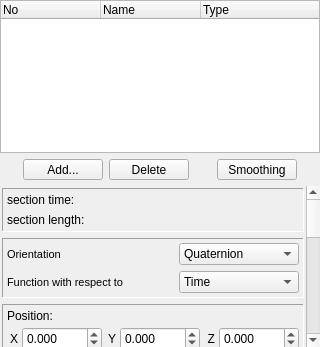
<?xml version="1.0" encoding="UTF-8"?>
<ui version="4.0">
 <class>trackWidget</class>
 <widget class="QWidget" name="trackWidget">
  <property name="geometry">
   <rect>
    <x>0</x>
    <y>0</y>
    <width>320</width>
    <height>347</height>
   </rect>
  </property>
  <property name="focusPolicy">
   <enum>Qt::StrongFocus</enum>
  </property>
  <property name="windowTitle">
   <string>Form</string>
  </property>
  <layout class="QVBoxLayout" name="verticalLayout">
   <property name="margin">
    <number>0</number>
   </property>
   <item>
    <widget class="myTreeWidget" name="sectionListWidget">
     <property name="sizePolicy">
      <sizepolicy hsizetype="Expanding" vsizetype="Expanding">
       <horstretch>0</horstretch>
       <verstretch>0</verstretch>
      </sizepolicy>
     </property>
     <property name="minimumSize">
      <size>
       <width>0</width>
       <height>0</height>
      </size>
     </property>
     <property name="maximumSize">
      <size>
       <width>16777215</width>
       <height>16777215</height>
      </size>
     </property>
     <property name="baseSize">
      <size>
       <width>0</width>
       <height>0</height>
      </size>
     </property>
     <property name="contextMenuPolicy">
      <enum>Qt::CustomContextMenu</enum>
     </property>
     <property name="selectionBehavior">
      <enum>QAbstractItemView::SelectRows</enum>
     </property>
     <property name="rootIsDecorated">
      <bool>false</bool>
     </property>
     <property name="columnCount">
      <number>3</number>
     </property>
     <attribute name="headerMinimumSectionSize">
      <number>30</number>
     </attribute>
     <column>
      <property name="text">
       <string notr="true">No</string>
      </property>
     </column>
     <column>
      <property name="text">
       <string>Name</string>
      </property>
     </column>
     <column>
      <property name="text">
       <string>Type</string>
      </property>
     </column>
    </widget>
   </item>
   <item>
    <layout class="QHBoxLayout" name="buttonFrame">
     <property name="topMargin">
      <number>0</number>
     </property>
     <item>
      <spacer name="horizontalSpacer">
       <property name="orientation">
        <enum>Qt::Horizontal</enum>
       </property>
       <property name="sizeHint" stdset="0">
        <size>
         <width>40</width>
         <height>20</height>
        </size>
       </property>
      </spacer>
     </item>
     <item>
      <widget class="QPushButton" name="addButton">
       <property name="minimumSize">
        <size>
         <width>80</width>
         <height>0</height>
        </size>
       </property>
       <property name="maximumSize">
        <size>
         <width>80</width>
         <height>21</height>
        </size>
       </property>
       <property name="text">
        <string>Add...</string>
       </property>
      </widget>
     </item>
     <item>
      <widget class="QPushButton" name="deleteButton">
       <property name="maximumSize">
        <size>
         <width>80</width>
         <height>21</height>
        </size>
       </property>
       <property name="text">
        <string>Delete</string>
       </property>
      </widget>
     </item>
     <item>
      <spacer name="horizontalSpacer_5">
       <property name="orientation">
        <enum>Qt::Horizontal</enum>
       </property>
       <property name="sizeHint" stdset="0">
        <size>
         <width>40</width>
         <height>20</height>
        </size>
       </property>
      </spacer>
     </item>
     <item>
      <widget class="QPushButton" name="smoothButton">
       <property name="maximumSize">
        <size>
         <width>80</width>
         <height>21</height>
        </size>
       </property>
       <property name="text">
        <string>Smoothing</string>
       </property>
       <property name="autoDefault">
        <bool>false</bool>
       </property>
       <property name="default">
        <bool>false</bool>
       </property>
       <property name="flat">
        <bool>false</bool>
       </property>
      </widget>
     </item>
     <item>
      <spacer name="horizontalSpacer_2">
       <property name="orientation">
        <enum>Qt::Horizontal</enum>
       </property>
       <property name="sizeHint" stdset="0">
        <size>
         <width>40</width>
         <height>20</height>
        </size>
       </property>
      </spacer>
     </item>
    </layout>
   </item>
   <item>
    <widget class="QScrollArea" name="scrollArea">
     <property name="enabled">
      <bool>true</bool>
     </property>
     <property name="sizePolicy">
      <sizepolicy hsizetype="Ignored" vsizetype="Expanding">
       <horstretch>0</horstretch>
       <verstretch>0</verstretch>
      </sizepolicy>
     </property>
     <property name="maximumSize">
      <size>
       <width>16777215</width>
       <height>200</height>
      </size>
     </property>
     <property name="frameShape">
      <enum>QFrame::NoFrame</enum>
     </property>
     <property name="frameShadow">
      <enum>QFrame::Sunken</enum>
     </property>
     <property name="horizontalScrollBarPolicy">
      <enum>Qt::ScrollBarAlwaysOff</enum>
     </property>
     <property name="widgetResizable">
      <bool>true</bool>
     </property>
     <property name="alignment">
      <set>Qt::AlignLeading|Qt::AlignLeft|Qt::AlignVCenter</set>
     </property>
     <widget class="QWidget" name="scrollAreaWidgetContents">
      <property name="geometry">
       <rect>
        <x>0</x>
        <y>0</y>
        <width>304</width>
        <height>559</height>
       </rect>
      </property>
      <property name="sizePolicy">
       <sizepolicy hsizetype="Minimum" vsizetype="Maximum">
        <horstretch>0</horstretch>
        <verstretch>0</verstretch>
       </sizepolicy>
      </property>
      <layout class="QVBoxLayout" name="verticalLayout_3">
       <property name="margin">
        <number>2</number>
       </property>
       <item>
        <widget class="QFrame" name="sectionFrame">
         <property name="sizePolicy">
          <sizepolicy hsizetype="Preferred" vsizetype="Minimum">
           <horstretch>0</horstretch>
           <verstretch>0</verstretch>
          </sizepolicy>
         </property>
         <property name="frameShape">
          <enum>QFrame::Panel</enum>
         </property>
         <property name="frameShadow">
          <enum>QFrame::Sunken</enum>
         </property>
         <layout class="QGridLayout" name="gridLayout_2">
          <property name="margin">
           <number>4</number>
          </property>
          <item row="0" column="0">
           <widget class="QLabel" name="timeInfo">
            <property name="text">
             <string>section time:</string>
            </property>
           </widget>
          </item>
          <item row="0" column="1">
           <widget class="QLabel" name="timeLabel">
            <property name="text">
             <string/>
            </property>
           </widget>
          </item>
          <item row="1" column="0">
           <widget class="QLabel" name="lengthInfo">
            <property name="text">
             <string>section length:</string>
            </property>
           </widget>
          </item>
          <item row="1" column="1">
           <widget class="QLabel" name="lengthLabel">
            <property name="text">
             <string/>
            </property>
           </widget>
          </item>
         </layout>
        </widget>
       </item>
       <item>
        <widget class="QFrame" name="optionsFrame">
         <property name="sizePolicy">
          <sizepolicy hsizetype="Preferred" vsizetype="Minimum">
           <horstretch>0</horstretch>
           <verstretch>0</verstretch>
          </sizepolicy>
         </property>
         <property name="minimumSize">
          <size>
           <width>0</width>
           <height>60</height>
          </size>
         </property>
         <property name="frameShape">
          <enum>QFrame::Panel</enum>
         </property>
         <property name="frameShadow">
          <enum>QFrame::Sunken</enum>
         </property>
         <layout class="QGridLayout" name="gridLayout_6">
          <property name="margin">
           <number>4</number>
          </property>
          <item row="0" column="0">
           <widget class="QLabel" name="orientationLabel">
            <property name="font">
             <font>
              <pointsize>8</pointsize>
             </font>
            </property>
            <property name="text">
             <string>Orientation</string>
            </property>
           </widget>
          </item>
          <item row="0" column="1">
           <widget class="QComboBox" name="orientationBox">
            <property name="maximumSize">
             <size>
              <width>120</width>
              <height>16777215</height>
             </size>
            </property>
            <property name="focusPolicy">
             <enum>Qt::NoFocus</enum>
            </property>
            <item>
             <property name="text">
              <string>Quaternion</string>
             </property>
            </item>
            <item>
             <property name="text">
              <string>Euler</string>
             </property>
            </item>
           </widget>
          </item>
          <item row="1" column="0">
           <widget class="QLabel" name="functionLabel">
            <property name="font">
             <font>
              <pointsize>8</pointsize>
             </font>
            </property>
            <property name="text">
             <string>Function with respect to</string>
            </property>
           </widget>
          </item>
          <item row="1" column="1">
           <widget class="QComboBox" name="argumentBox">
            <property name="maximumSize">
             <size>
              <width>120</width>
              <height>16777215</height>
             </size>
            </property>
            <property name="focusPolicy">
             <enum>Qt::NoFocus</enum>
            </property>
            <item>
             <property name="text">
              <string>Time</string>
             </property>
            </item>
            <item>
             <property name="text">
              <string>Distance</string>
             </property>
            </item>
           </widget>
          </item>
         </layout>
        </widget>
       </item>
       <item>
        <widget class="QFrame" name="anchorFrame">
         <property name="sizePolicy">
          <sizepolicy hsizetype="Preferred" vsizetype="Minimum">
           <horstretch>0</horstretch>
           <verstretch>0</verstretch>
          </sizepolicy>
         </property>
         <property name="frameShape">
          <enum>QFrame::Panel</enum>
         </property>
         <property name="frameShadow">
          <enum>QFrame::Sunken</enum>
         </property>
         <layout class="QGridLayout" name="gridLayout">
          <property name="margin">
           <number>4</number>
          </property>
          <property name="spacing">
           <number>4</number>
          </property>
          <item row="0" column="0" colspan="6">
           <widget class="QLabel" name="posLabel">
            <property name="maximumSize">
             <size>
              <width>16777215</width>
              <height>1677215</height>
             </size>
            </property>
            <property name="text">
             <string>Position:</string>
            </property>
           </widget>
          </item>
          <item row="1" column="4">
           <widget class="QLabel" name="zLabel">
            <property name="layoutDirection">
             <enum>Qt::LeftToRight</enum>
            </property>
            <property name="text">
             <string>Z</string>
            </property>
            <property name="alignment">
             <set>Qt::AlignRight|Qt::AlignTrailing|Qt::AlignVCenter</set>
            </property>
           </widget>
          </item>
          <item row="1" column="3">
           <widget class="myQDoubleSpinBox" name="yBox">
            <property name="maximumSize">
             <size>
              <width>80</width>
              <height>16777215</height>
             </size>
            </property>
            <property name="focusPolicy">
             <enum>Qt::WheelFocus</enum>
            </property>
            <property name="contextMenuPolicy">
             <enum>Qt::NoContextMenu</enum>
            </property>
            <property name="decimals">
             <number>3</number>
            </property>
            <property name="minimum">
             <double>-9999.989999999999782</double>
            </property>
            <property name="maximum">
             <double>9999.989999999999782</double>
            </property>
           </widget>
          </item>
          <item row="1" column="2">
           <widget class="QLabel" name="yLabel">
            <property name="text">
             <string>Y</string>
            </property>
            <property name="alignment">
             <set>Qt::AlignRight|Qt::AlignTrailing|Qt::AlignVCenter</set>
            </property>
           </widget>
          </item>
          <item row="1" column="0">
           <widget class="QLabel" name="xLabel">
            <property name="text">
             <string>X</string>
            </property>
            <property name="alignment">
             <set>Qt::AlignRight|Qt::AlignTrailing|Qt::AlignVCenter</set>
            </property>
           </widget>
          </item>
          <item row="1" column="1">
           <widget class="myQDoubleSpinBox" name="xBox">
            <property name="maximumSize">
             <size>
              <width>80</width>
              <height>16777215</height>
             </size>
            </property>
            <property name="focusPolicy">
             <enum>Qt::WheelFocus</enum>
            </property>
            <property name="contextMenuPolicy">
             <enum>Qt::NoContextMenu</enum>
            </property>
            <property name="decimals">
             <number>3</number>
            </property>
            <property name="minimum">
             <double>-9999.989999999999782</double>
            </property>
            <property name="maximum">
             <double>9999.989999999999782</double>
            </property>
           </widget>
          </item>
          <item row="1" column="5">
           <widget class="myQDoubleSpinBox" name="zBox">
            <property name="maximumSize">
             <size>
              <width>80</width>
              <height>16777215</height>
             </size>
            </property>
            <property name="focusPolicy">
             <enum>Qt::WheelFocus</enum>
            </property>
            <property name="contextMenuPolicy">
             <enum>Qt::NoContextMenu</enum>
            </property>
            <property name="decimals">
             <number>3</number>
            </property>
            <property name="minimum">
             <double>-9999.989999999999782</double>
            </property>
            <property name="maximum">
             <double>9999.989999999999782</double>
            </property>
           </widget>
          </item>
          <item row="2" column="0">
           <widget class="QLabel" name="rLabel">
            <property name="text">
             <string>R</string>
            </property>
            <property name="alignment">
             <set>Qt::AlignRight|Qt::AlignTrailing|Qt::AlignVCenter</set>
            </property>
           </widget>
          </item>
          <item row="2" column="1">
           <widget class="myQDoubleSpinBox" name="rBox">
            <property name="maximumSize">
             <size>
              <width>80</width>
              <height>16777215</height>
             </size>
            </property>
            <property name="focusPolicy">
             <enum>Qt::WheelFocus</enum>
            </property>
            <property name="contextMenuPolicy">
             <enum>Qt::NoContextMenu</enum>
            </property>
            <property name="suffix">
             <string>°</string>
            </property>
            <property name="decimals">
             <number>3</number>
            </property>
            <property name="minimum">
             <double>-1800.000000000000000</double>
            </property>
            <property name="maximum">
             <double>1800.000000000000000</double>
            </property>
            <property name="value">
             <double>0.000000000000000</double>
            </property>
           </widget>
          </item>
          <item row="2" column="2">
           <widget class="QLabel" name="pLabel">
            <property name="text">
             <string>P</string>
            </property>
            <property name="alignment">
             <set>Qt::AlignRight|Qt::AlignTrailing|Qt::AlignVCenter</set>
            </property>
           </widget>
          </item>
          <item row="2" column="3">
           <widget class="myQDoubleSpinBox" name="pBox">
            <property name="focusPolicy">
             <enum>Qt::WheelFocus</enum>
            </property>
            <property name="contextMenuPolicy">
             <enum>Qt::NoContextMenu</enum>
            </property>
            <property name="suffix">
             <string>°</string>
            </property>
            <property name="decimals">
             <number>3</number>
            </property>
            <property name="minimum">
             <double>-90.000000000000000</double>
            </property>
            <property name="maximum">
             <double>90.000000000000000</double>
            </property>
           </widget>
          </item>
          <item row="2" column="4">
           <widget class="QLabel" name="jLabel">
            <property name="layoutDirection">
             <enum>Qt::LeftToRight</enum>
            </property>
            <property name="text">
             <string>J</string>
            </property>
            <property name="alignment">
             <set>Qt::AlignRight|Qt::AlignTrailing|Qt::AlignVCenter</set>
            </property>
           </widget>
          </item>
          <item row="2" column="5">
           <widget class="myQDoubleSpinBox" name="jBox">
            <property name="maximumSize">
             <size>
              <width>80</width>
              <height>16777215</height>
             </size>
            </property>
            <property name="focusPolicy">
             <enum>Qt::WheelFocus</enum>
            </property>
            <property name="contextMenuPolicy">
             <enum>Qt::NoContextMenu</enum>
            </property>
            <property name="suffix">
             <string>°</string>
            </property>
            <property name="decimals">
             <number>3</number>
            </property>
            <property name="minimum">
             <double>-1800.000000000000000</double>
            </property>
            <property name="maximum">
             <double>1800.000000000000000</double>
            </property>
           </widget>
          </item>
          <item row="4" column="0" colspan="3">
           <widget class="QLabel" name="label">
            <property name="text">
             <string>Speed:</string>
            </property>
           </widget>
          </item>
          <item row="6" column="0" colspan="6">
           <layout class="QGridLayout" name="gridLayout_7">
            <property name="leftMargin">
             <number>0</number>
            </property>
            <property name="topMargin">
             <number>0</number>
            </property>
            <property name="rightMargin">
             <number>0</number>
            </property>
            <property name="bottomMargin">
             <number>5</number>
            </property>
            <item row="0" column="1">
             <widget class="myQDoubleSpinBox" name="normalBox">
              <property name="maximumSize">
               <size>
                <width>80</width>
                <height>16777215</height>
               </size>
              </property>
              <property name="focusPolicy">
               <enum>Qt::WheelFocus</enum>
              </property>
              <property name="contextMenuPolicy">
               <enum>Qt::NoContextMenu</enum>
              </property>
              <property name="suffix">
               <string>g</string>
              </property>
              <property name="decimals">
               <number>3</number>
              </property>
              <property name="minimum">
               <double>-20.000000000000000</double>
              </property>
              <property name="maximum">
               <double>20.000000000000000</double>
              </property>
              <property name="singleStep">
               <double>0.100000000000000</double>
              </property>
             </widget>
            </item>
            <item row="0" column="2">
             <spacer name="horizontalSpacer_3">
              <property name="orientation">
               <enum>Qt::Horizontal</enum>
              </property>
              <property name="sizeType">
               <enum>QSizePolicy::Fixed</enum>
              </property>
              <property name="sizeHint" stdset="0">
               <size>
                <width>20</width>
                <height>20</height>
               </size>
              </property>
             </spacer>
            </item>
            <item row="0" column="3">
             <widget class="QLabel" name="lateralLabel">
              <property name="layoutDirection">
               <enum>Qt::LeftToRight</enum>
              </property>
              <property name="text">
               <string>Lateral</string>
              </property>
              <property name="alignment">
               <set>Qt::AlignLeading|Qt::AlignLeft|Qt::AlignVCenter</set>
              </property>
             </widget>
            </item>
            <item row="0" column="4">
             <widget class="myQDoubleSpinBox" name="lateralBox">
              <property name="maximumSize">
               <size>
                <width>80</width>
                <height>16777215</height>
               </size>
              </property>
              <property name="focusPolicy">
               <enum>Qt::WheelFocus</enum>
              </property>
              <property name="contextMenuPolicy">
               <enum>Qt::NoContextMenu</enum>
              </property>
              <property name="suffix">
               <string>g</string>
              </property>
              <property name="decimals">
               <number>3</number>
              </property>
              <property name="minimum">
               <double>-15.000000000000000</double>
              </property>
              <property name="maximum">
               <double>15.000000000000000</double>
              </property>
              <property name="singleStep">
               <double>0.100000000000000</double>
              </property>
             </widget>
            </item>
            <item row="0" column="0">
             <widget class="QLabel" name="normalLabel">
              <property name="text">
               <string>Normal</string>
              </property>
              <property name="alignment">
               <set>Qt::AlignLeading|Qt::AlignLeft|Qt::AlignVCenter</set>
              </property>
             </widget>
            </item>
            <item row="1" column="0">
             <widget class="QLabel" name="pitchChangeLabel">
              <property name="text">
               <string>P/s</string>
              </property>
              <property name="alignment">
               <set>Qt::AlignLeading|Qt::AlignLeft|Qt::AlignVCenter</set>
              </property>
             </widget>
            </item>
            <item row="1" column="1">
             <widget class="myQDoubleSpinBox" name="pitchChangeBox">
              <property name="maximumSize">
               <size>
                <width>80</width>
                <height>16777215</height>
               </size>
              </property>
              <property name="focusPolicy">
               <enum>Qt::WheelFocus</enum>
              </property>
              <property name="contextMenuPolicy">
               <enum>Qt::NoContextMenu</enum>
              </property>
              <property name="suffix">
               <string>°/s</string>
              </property>
              <property name="decimals">
               <number>3</number>
              </property>
              <property name="minimum">
               <double>-1000000000.000000000000000</double>
              </property>
              <property name="maximum">
               <double>1000000000.000000000000000</double>
              </property>
             </widget>
            </item>
            <item row="1" column="2">
             <spacer name="horizontalSpacer_4">
              <property name="orientation">
               <enum>Qt::Horizontal</enum>
              </property>
              <property name="sizeType">
               <enum>QSizePolicy::Fixed</enum>
              </property>
              <property name="sizeHint" stdset="0">
               <size>
                <width>20</width>
                <height>20</height>
               </size>
              </property>
             </spacer>
            </item>
            <item row="1" column="3">
             <widget class="QLabel" name="yawChangeLabel">
              <property name="layoutDirection">
               <enum>Qt::LeftToRight</enum>
              </property>
              <property name="text">
               <string>J/s</string>
              </property>
              <property name="alignment">
               <set>Qt::AlignLeading|Qt::AlignLeft|Qt::AlignVCenter</set>
              </property>
             </widget>
            </item>
            <item row="1" column="4">
             <widget class="myQDoubleSpinBox" name="yawChangeBox">
              <property name="maximumSize">
               <size>
                <width>80</width>
                <height>16777215</height>
               </size>
              </property>
              <property name="focusPolicy">
               <enum>Qt::WheelFocus</enum>
              </property>
              <property name="contextMenuPolicy">
               <enum>Qt::NoContextMenu</enum>
              </property>
              <property name="suffix">
               <string>°/s</string>
              </property>
              <property name="decimals">
               <number>3</number>
              </property>
              <property name="minimum">
               <double>-1000000000.000000000000000</double>
              </property>
              <property name="maximum">
               <double>1000000000.000000000000000</double>
              </property>
             </widget>
            </item>
           </layout>
          </item>
          <item row="4" column="3">
           <widget class="myQDoubleSpinBox" name="anchorSpeedBox">
            <property name="maximumSize">
             <size>
              <width>80</width>
              <height>16777215</height>
             </size>
            </property>
            <property name="focusPolicy">
             <enum>Qt::WheelFocus</enum>
            </property>
            <property name="contextMenuPolicy">
             <enum>Qt::NoContextMenu</enum>
            </property>
            <property name="decimals">
             <number>3</number>
            </property>
            <property name="minimum">
             <double>0.100000000000000</double>
            </property>
            <property name="maximum">
             <double>500.000000000000000</double>
            </property>
           </widget>
          </item>
         </layout>
        </widget>
       </item>
       <item>
        <widget class="QFrame" name="curvedFrame">
         <property name="sizePolicy">
          <sizepolicy hsizetype="Preferred" vsizetype="Minimum">
           <horstretch>0</horstretch>
           <verstretch>0</verstretch>
          </sizepolicy>
         </property>
         <property name="frameShape">
          <enum>QFrame::Panel</enum>
         </property>
         <property name="frameShadow">
          <enum>QFrame::Sunken</enum>
         </property>
         <layout class="QGridLayout" name="gridLayout_5">
          <property name="margin">
           <number>4</number>
          </property>
          <item row="0" column="0">
           <widget class="QCheckBox" name="curvedSpeedCheck">
            <property name="focusPolicy">
             <enum>Qt::NoFocus</enum>
            </property>
            <property name="text">
             <string>fixed speed</string>
            </property>
           </widget>
          </item>
          <item row="0" column="1">
           <widget class="myQDoubleSpinBox" name="curvedSpeedBox">
            <property name="focusPolicy">
             <enum>Qt::WheelFocus</enum>
            </property>
            <property name="contextMenuPolicy">
             <enum>Qt::NoContextMenu</enum>
            </property>
            <property name="decimals">
             <number>3</number>
            </property>
            <property name="minimum">
             <double>0.100000000000000</double>
            </property>
            <property name="maximum">
             <double>500.000000000000000</double>
            </property>
           </widget>
          </item>
          <item row="1" column="0">
           <widget class="QLabel" name="curvedRadiusLabel">
            <property name="text">
             <string>Track Radius:</string>
            </property>
           </widget>
          </item>
          <item row="4" column="0">
           <widget class="QLabel" name="curvedLeadInLabel">
            <property name="text">
             <string>Lead In:</string>
            </property>
           </widget>
          </item>
          <item row="4" column="1">
           <widget class="myQDoubleSpinBox" name="curvedLeadInBox">
            <property name="focusPolicy">
             <enum>Qt::WheelFocus</enum>
            </property>
            <property name="contextMenuPolicy">
             <enum>Qt::NoContextMenu</enum>
            </property>
            <property name="suffix">
             <string>°</string>
            </property>
            <property name="decimals">
             <number>3</number>
            </property>
            <property name="maximum">
             <double>500.000000000000000</double>
            </property>
           </widget>
          </item>
          <item row="5" column="0">
           <widget class="QLabel" name="curvedLeadOutLabel">
            <property name="text">
             <string>Lead Out:</string>
            </property>
           </widget>
          </item>
          <item row="5" column="1">
           <widget class="myQDoubleSpinBox" name="curvedLeadOutBox">
            <property name="focusPolicy">
             <enum>Qt::WheelFocus</enum>
            </property>
            <property name="contextMenuPolicy">
             <enum>Qt::NoContextMenu</enum>
            </property>
            <property name="suffix">
             <string>°</string>
            </property>
            <property name="decimals">
             <number>3</number>
            </property>
            <property name="maximum">
             <double>500.000000000000000</double>
            </property>
           </widget>
          </item>
          <item row="2" column="1">
           <widget class="myQDoubleSpinBox" name="curvedAngleBox">
            <property name="focusPolicy">
             <enum>Qt::WheelFocus</enum>
            </property>
            <property name="contextMenuPolicy">
             <enum>Qt::NoContextMenu</enum>
            </property>
            <property name="suffix">
             <string>°</string>
            </property>
            <property name="decimals">
             <number>3</number>
            </property>
            <property name="minimum">
             <double>1.000000000000000</double>
            </property>
            <property name="maximum">
             <double>5000.000000000000000</double>
            </property>
           </widget>
          </item>
          <item row="1" column="1">
           <widget class="myQDoubleSpinBox" name="curvedRadiusBox">
            <property name="focusPolicy">
             <enum>Qt::WheelFocus</enum>
            </property>
            <property name="contextMenuPolicy">
             <enum>Qt::NoContextMenu</enum>
            </property>
            <property name="decimals">
             <number>3</number>
            </property>
            <property name="minimum">
             <double>1.000000000000000</double>
            </property>
            <property name="maximum">
             <double>500.000000000000000</double>
            </property>
           </widget>
          </item>
          <item row="2" column="0">
           <widget class="QLabel" name="curvedAngleLabel">
            <property name="text">
             <string>Total Angle:</string>
            </property>
           </widget>
          </item>
          <item row="3" column="0">
           <widget class="QLabel" name="curvedDirectionLabel">
            <property name="text">
             <string>Direction:</string>
            </property>
           </widget>
          </item>
          <item row="3" column="1">
           <widget class="myQDoubleSpinBox" name="curvedDirectionBox">
            <property name="focusPolicy">
             <enum>Qt::WheelFocus</enum>
            </property>
            <property name="contextMenuPolicy">
             <enum>Qt::NoContextMenu</enum>
            </property>
            <property name="suffix">
             <string>°</string>
            </property>
            <property name="decimals">
             <number>3</number>
            </property>
            <property name="minimum">
             <double>-180.000000000000000</double>
            </property>
            <property name="maximum">
             <double>180.000000000000000</double>
            </property>
           </widget>
          </item>
         </layout>
        </widget>
       </item>
       <item>
        <widget class="QFrame" name="advancedFrame">
         <property name="sizePolicy">
          <sizepolicy hsizetype="Minimum" vsizetype="Minimum">
           <horstretch>0</horstretch>
           <verstretch>0</verstretch>
          </sizepolicy>
         </property>
         <property name="frameShape">
          <enum>QFrame::Panel</enum>
         </property>
         <property name="frameShadow">
          <enum>QFrame::Sunken</enum>
         </property>
         <layout class="QGridLayout" name="gridLayout_4">
          <property name="margin">
           <number>4</number>
          </property>
          <item row="0" column="0">
           <widget class="QCheckBox" name="advancedSpeedCheck">
            <property name="focusPolicy">
             <enum>Qt::NoFocus</enum>
            </property>
            <property name="text">
             <string>fixed speed</string>
            </property>
           </widget>
          </item>
          <item row="0" column="1">
           <widget class="myQDoubleSpinBox" name="advancedSpeedBox">
            <property name="focusPolicy">
             <enum>Qt::WheelFocus</enum>
            </property>
            <property name="contextMenuPolicy">
             <enum>Qt::NoContextMenu</enum>
            </property>
            <property name="decimals">
             <number>3</number>
            </property>
            <property name="minimum">
             <double>0.100000000000000</double>
            </property>
            <property name="maximum">
             <double>500.000000000000000</double>
            </property>
           </widget>
          </item>
         </layout>
        </widget>
       </item>
       <item>
        <widget class="QFrame" name="straightFrame">
         <property name="sizePolicy">
          <sizepolicy hsizetype="Preferred" vsizetype="Minimum">
           <horstretch>0</horstretch>
           <verstretch>0</verstretch>
          </sizepolicy>
         </property>
         <property name="frameShape">
          <enum>QFrame::Panel</enum>
         </property>
         <property name="frameShadow">
          <enum>QFrame::Sunken</enum>
         </property>
         <layout class="QGridLayout" name="gridLayout_3">
          <property name="margin">
           <number>4</number>
          </property>
          <item row="0" column="0">
           <widget class="QCheckBox" name="straightSpeedCheck">
            <property name="text">
             <string>fixed speed</string>
            </property>
           </widget>
          </item>
          <item row="0" column="1">
           <widget class="myQDoubleSpinBox" name="straightSpeedBox">
            <property name="focusPolicy">
             <enum>Qt::WheelFocus</enum>
            </property>
            <property name="contextMenuPolicy">
             <enum>Qt::NoContextMenu</enum>
            </property>
            <property name="decimals">
             <number>3</number>
            </property>
            <property name="minimum">
             <double>0.100000000000000</double>
            </property>
            <property name="maximum">
             <double>500.000000000000000</double>
            </property>
           </widget>
          </item>
          <item row="1" column="0">
           <widget class="QLabel" name="sHLengthLabel">
            <property name="text">
             <string>Length of Heartline:</string>
            </property>
           </widget>
          </item>
          <item row="1" column="1">
           <widget class="myQDoubleSpinBox" name="straightLengthBox">
            <property name="focusPolicy">
             <enum>Qt::WheelFocus</enum>
            </property>
            <property name="contextMenuPolicy">
             <enum>Qt::NoContextMenu</enum>
            </property>
            <property name="decimals">
             <number>3</number>
            </property>
            <property name="minimum">
             <double>0.100000000000000</double>
            </property>
            <property name="maximum">
             <double>500.000000000000000</double>
            </property>
           </widget>
          </item>
         </layout>
        </widget>
       </item>
      </layout>
     </widget>
    </widget>
   </item>
  </layout>
 </widget>
 <customwidgets>
  <customwidget>
   <class>myQDoubleSpinBox</class>
   <extends>QDoubleSpinBox</extends>
   <header>myqdoublespinbox.h</header>
  </customwidget>
  <customwidget>
   <class>myTreeWidget</class>
   <extends>QTreeWidget</extends>
   <header>mytreewidget.h</header>
  </customwidget>
 </customwidgets>
 <resources/>
 <connections/>
</ui>
